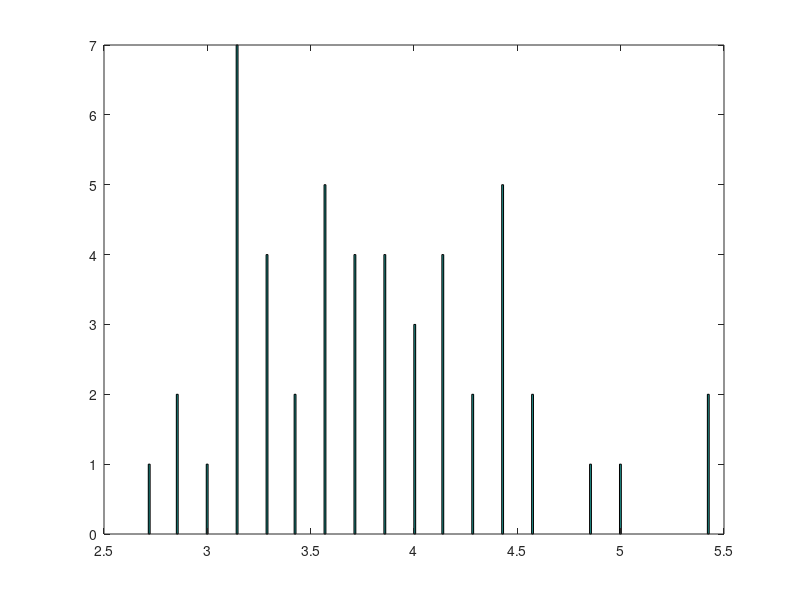

The MATLAB script that drew this image:
% 1.
% log L = -l * n + (Sum x_i) log l - Sum log (x_i!)
% d log L / d l = -n + (Sum x_i) / l = 0 
% QED

% 2.

function mu_lambda_avg = ex_3_1()
    M = 50;
    n = 7;
    lambda = 4;
   
    for sample=1:M
        for i=1:n
            S(sample, i) = poissrnd(lambda);
        end
    end

    S = S';

    mu_lambda = sum(S)/n;
    mu_lambda_avg = sum(mu_lambda)/M
    hist(mu_lambda, 300);
end
